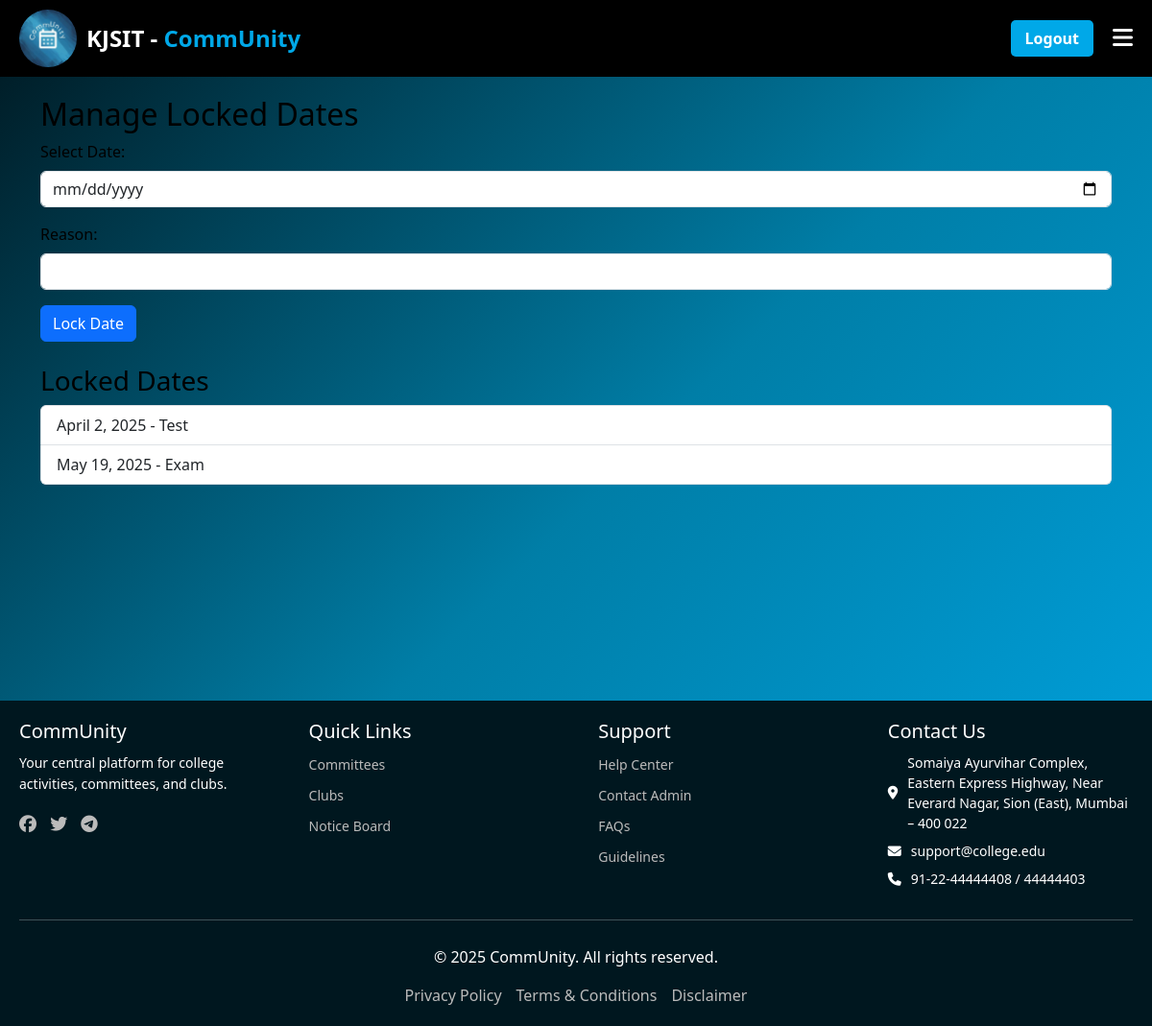
The app's page /faculty/faculty-lock-dates/, older data.
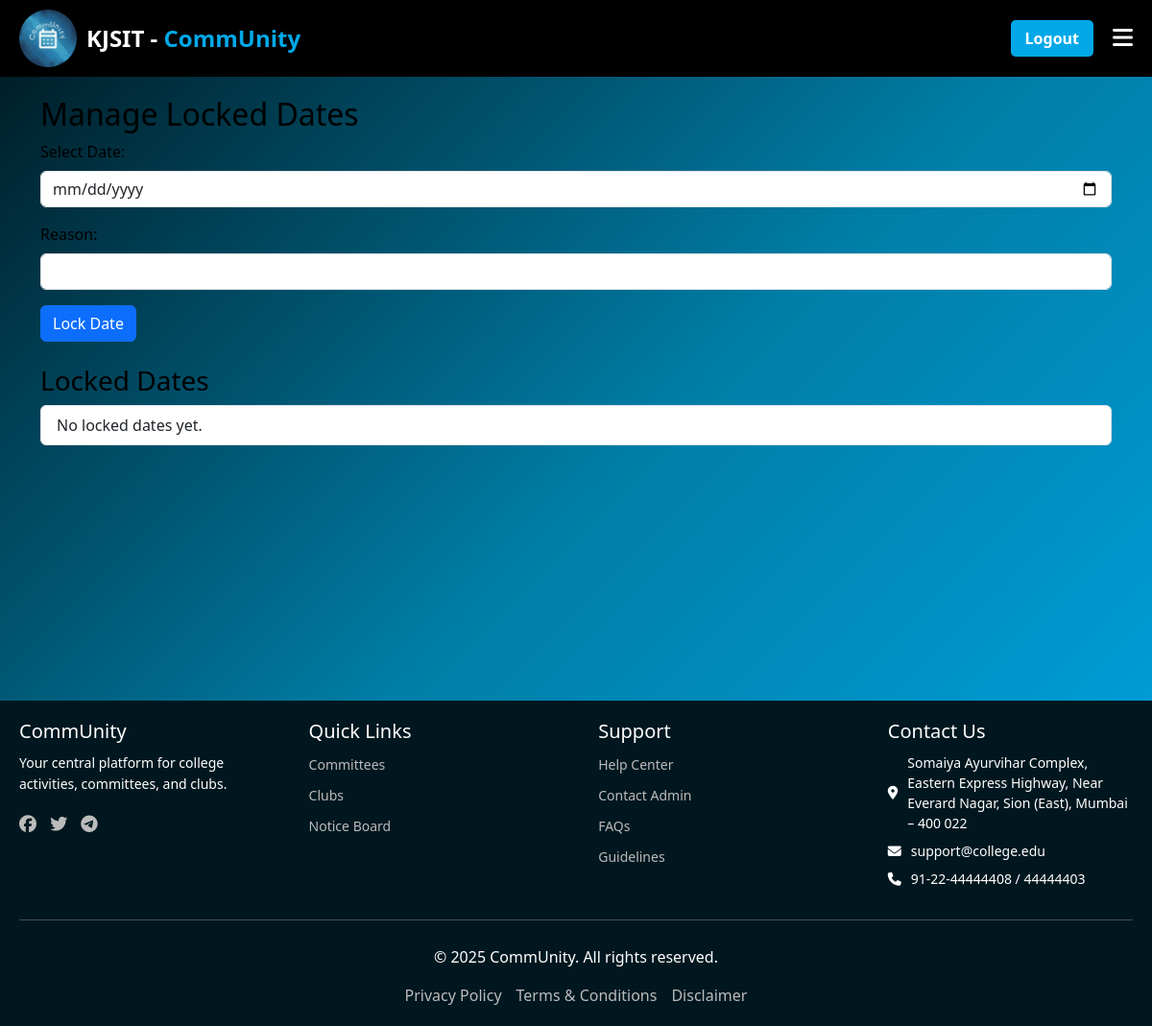
The same page, newer data.
### events/models.py (models this page shows, shortened)
class FacultyLockDate(models.Model):
    locked_date = models.DateField(unique=True)  # Ensures no duplicate locked dates
    reason = models.CharField(max_length=255, blank=True, null=True)

### faculty/views.py (the view, shortened to what this page needs)
# urls.py: path('faculty-lock-dates/', views.manage_faculty_lock_dates, name='manage_faculty_lock_dates'),
def manage_faculty_lock_dates(request):
    lock_dates = FacultyLockDate.objects.all().order_by('locked_date')
    form = FacultyLockDateForm()
    return render(request, 'faculty_lock_date.html', {'lock_dates': lock_dates, 'form': form})

### faculty/forms.py
class FacultyLockDateForm(forms.ModelForm):
    class Meta:
        model = FacultyLockDate
        fields = ['locked_date', 'reason']
        widgets = {
            'locked_date': forms.DateInput(attrs={'type': 'date', 'class': 'form-control'}),
            'reason': forms.TextInput(attrs={'class': 'form-control'}),
        }

### faculty/templates/faculty_lock_date.html (shortened to what this page needs)
{% extends 'base.html' %}
{% block content %}
<div class="container">
    <h2>Manage Locked Dates</h2>
    <form method="post">
        <div class="mb-3">
            <label for="locked_date" class="form-label">Select Date:</label>
            {{ form.locked_date }}
        </div>
        <div class="mb-3">
            <label for="reason" class="form-label">Reason:</label>
            {{ form.reason }}
        </div>
        <button type="submit" class="btn btn-primary">Lock Date</button>
    </form>
    <h3 class="mt-4 display-dates">Locked Dates</h3>
    <ul class="list-group">
        {% for date in lock_dates %}
            <li class="list-group-item">
                {{ date.locked_date }} - {{ date.reason|default:"No reason provided" }}
            </li>
        {% empty %}
            <li class="list-group-item">No locked dates yet.</li>
        {% endfor %}
    </ul>
</div>
{% endblock %}

Row changes from the older to the newer data that the page shows:
removed FacultyLockDate: locked_date "April 2, 2025", reason "Test"
removed FacultyLockDate: locked_date "May 19, 2025", reason "Exam"
Text that changed along with them:
text now shown: "No locked dates yet."
